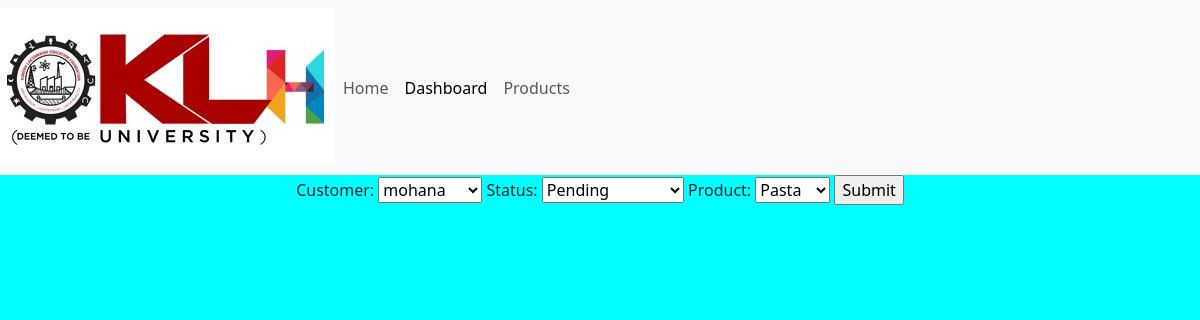
Screenshot of /update_order/9 with the database file from the repository.
### ap/models.py (models this page shows)
class Order(models.Model):
    STATUS=(
        ('Pending','Pending'),
        ('Out for Delivery','Out for Delivery'),
        ('Delivered','Delivered')
    )
    customer=models.ForeignKey(Customer,null=True,on_delete=models.SET_NULL)
    status=models.CharField(max_length=100,null=True,choices=STATUS)
    product=models.ForeignKey(Product,null=True,on_delete=models.SET_NULL)

### ap/views.py (the view)
# urls.py: path('update_order/<str:pk>',views.updateOrder,name='update_order'),
def updateOrder(request,pk):
    order=Order.objects.get(id=pk)
    form=OrderForm(instance=order)
    if request.method=="POST":
        form=OrderForm(request.POST,instance=order)
        if form.is_valid():
            form.save()
            return redirect('/')
    context={'form':form}
    return render(request,'order_form.html',context)

### ap/forms.py
class OrderForm(ModelForm):
    class Meta:
        model=Order
        fields='__all__'

### ap/models.py (called while the page is built)
    def __str__(self):
        return self.Name

    def __str__(self):
        return self.Name

### templates/order_form.html (shortened to what this page needs)
{% extends 'base.html' %}
{% block content %}
<form action="" method="POST">
    {{form}}
    <input type="submit" name="submit">
</form>
{% endblock %}

### templates/base.html (style rules this page uses)
body { background-color: aqua; text-align: center; margin: auto; padding: 0%; }

### rows the page displays
Order: customer "mohana", status "Pending", product "Pasta"
